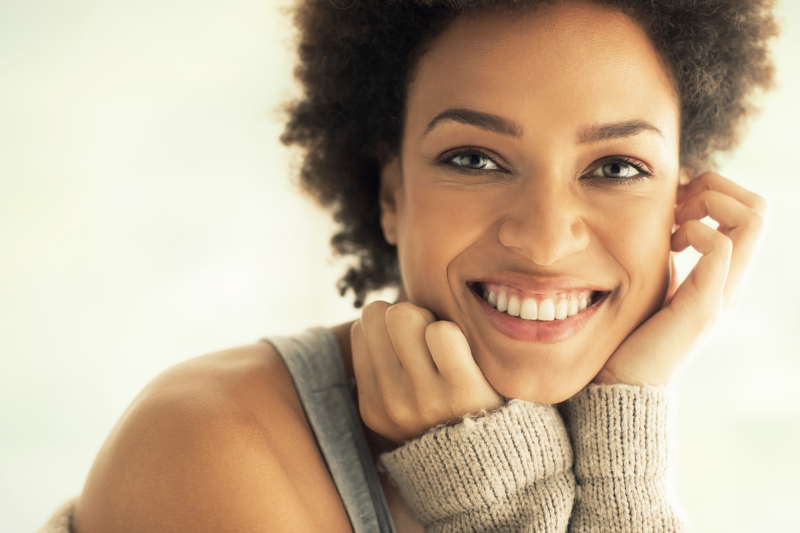
#> input picture images/image6.jpg, 1600 x 1066 px (shown at 1/2 size)
$ python program.py
#> lines starting #> are read from the running program, lines starting #| are printed output that depends on the picture; after the words box and inside, x2 and y2 are one past the last pixel; in counts of white or black regions, pixels touching at a corner belong together
import cv2 as cv

file_name = "image6.jpg"
original_image = cv.imread(f"images/{file_name}")
#> original_image is the input picture: shape (1066, 1600, 3); mean B, G, R 150.8, 175.8, 195.9
grayscale_image = cv.cvtColor(original_image, cv.COLOR_BGR2GRAY)
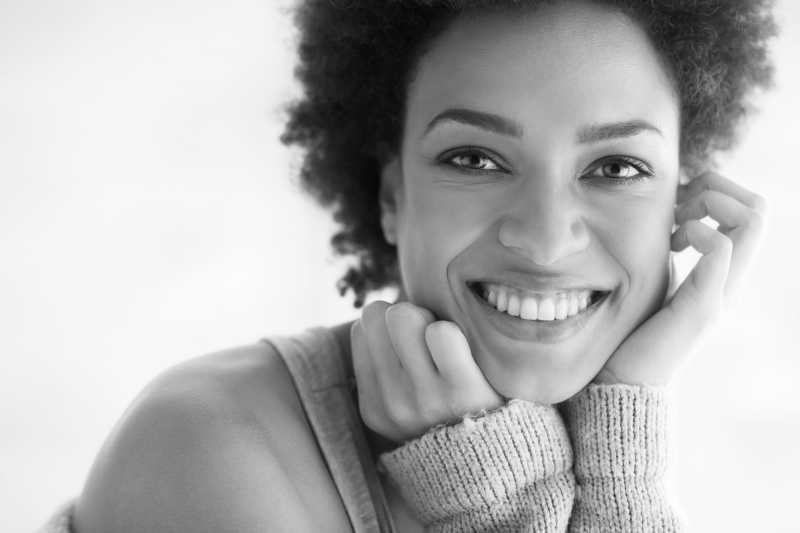
#> grayscale_image: shape (1066, 1600) (shown at 1/2 size); min 5, max 255, mean 179
face_cascade = cv.CascadeClassifier("haarcascade_frontalface_alt.xml")
detected_faces = face_cascade.detectMultiScale(grayscale_image, 1.3)
#> detected_faces = [[732, 53, 738, 738]]

for (col, row, width, height) in detected_faces:
    cv.rectangle(
        original_image,
        (col, row),
        (col + width, row + height),
        (0,255,0),
        2
    )
#> this loop made 1 pass
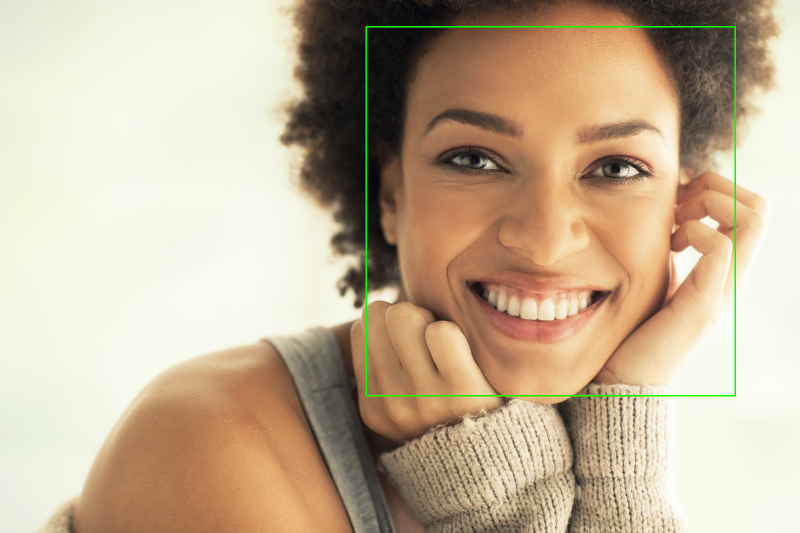
#> original_image: shape (1066, 1600, 3) (shown at 1/2 size); 0.52% of pixels changed, all inside (x1, y1, x2, y2) = (731, 52, 1472, 793)

small = cv.resize(original_image, (0,0), fx=0.3, fy=0.3)
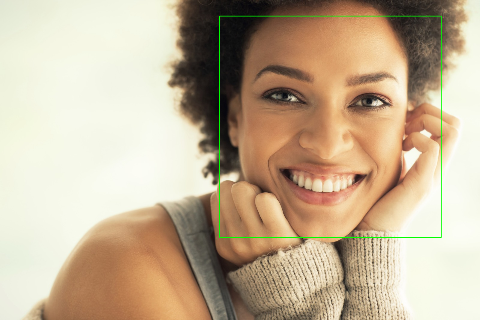
#> small: shape (320, 480, 3); mean B, G, R 150.2, 176.4, 195.1
#cv.imshow('Image', small)
cv.imwrite(f'DetectedFaces/{file_name}', small)
cv.waitKey(0)  #sets 0 as the kill key
cv.destroyAllWindows()

$ run again, with DetectedFaces/image2.jpg copied over images/image6.jpg
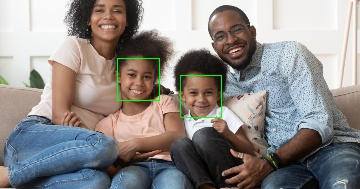
#> input picture DetectedFaces/image2.jpg, 360 x 189 px
#> original_image is the input picture: shape (189, 360, 3); mean B, G, R 136.6, 138.5, 143.1
#> `grayscale_image = cv.cvtColor(original_image, cv.COLOR_BGR2GRAY)`:
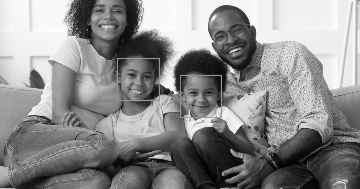
#> grayscale_image: shape (189, 360); min 0, max 255, mean 139.7
#> detected_faces = [[117, 58, 44, 44], [180, 78, 42, 42]]
#> the loop `for (col, row, width, height) in detected_faces:` made 2 passes
#> `small = cv.resize(original_image, (0,0), fx=0.3, fy=0.3)`:
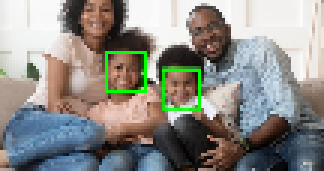
#> small: shape (57, 108, 3) (shown 3 times larger); mean B, G, R 135.2, 140.3, 141.2
